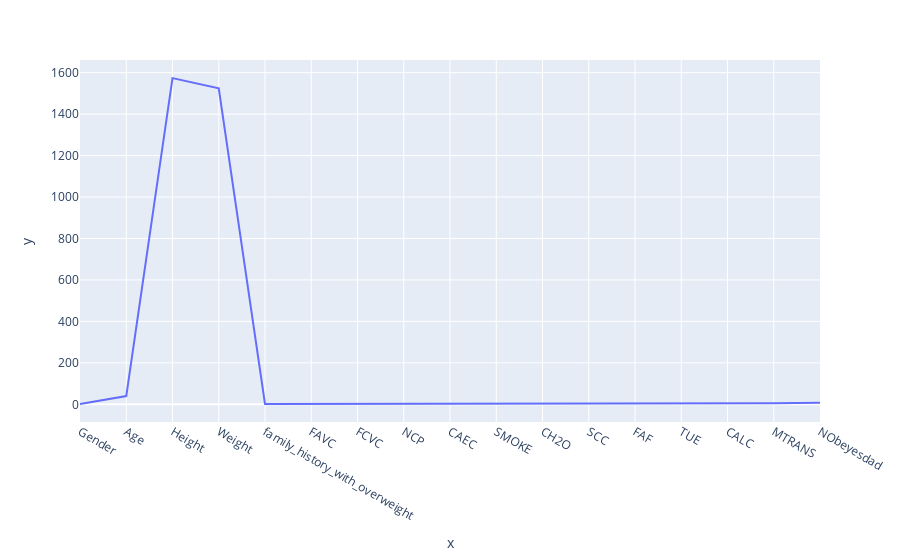

Write notebook code for a chart like this one.
### Markdown cell above
Gráfico de linha feito depois das modificações na base.

### Code cell
lista_cont = []
for i in df:
    lista_cont.append(len(df[i].unique()))
lista_cont

fig = px.line( x= df.columns.to_list(), y=lista_cont)

fig.update
fig.show()

### Figure 1 — Plotly figure (JSON) as saved in the notebook; plotly's stock layout.template omitted (floating-point values rounded to 4 significant figures)
{"data": [{"hovertemplate": "x=%{x}<br>y=%{y}<extra></extra>", "legendgroup": "", "line": {"color": "#636efa", "dash": "solid"}, "marker": {"symbol": "circle"}, "mode": "lines", "name": "", "orientation": "v", "showlegend": false, "type": "scatter", "x": ["Gender", "Age", "Height", "Weight", "family_history_with_overweight", "FAVC", "FCVC", "NCP", "CAEC", "SMOKE", "CH2O", "SCC", "FAF", "TUE", "CALC", "MTRANS", "NObeyesdad"], "xaxis": "x", "y": [2, 40, 1574, 1525, 2, 2, 3, 4, 4, 2, 3, 2, 4, 3, 4, 5, 7], "yaxis": "y"}], "layout": {"legend": {"tracegroupgap": 0}, "margin": {"t": 60}, "xaxis": {"anchor": "y", "domain": [0, 1], "title": {"text": "x"}}, "yaxis": {"anchor": "x", "domain": [0, 1], "title": {"text": "y"}}}}
